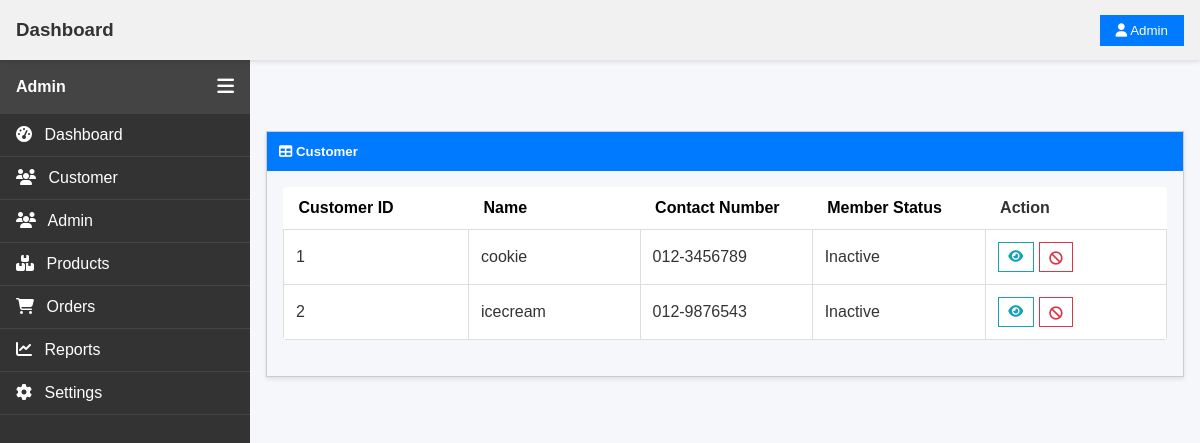
Screenshot of /pages/admin/view_customer.php (signed in) with the database file from the repository.
### tables this page shows
CREATE TABLE `user` (
  `userID` int(11) NOT NULL,
  `username` varchar(255) NOT NULL,
  `passwordHash` varchar(255) NOT NULL,
  `address` text DEFAULT NULL,
  `birthdate` date DEFAULT NULL,
  `email` varchar(255) NOT NULL,
  `phoneNo` varchar(15) DEFAULT NULL,
  `gender` enum('F','M','R') NOT NULL DEFAULT 'R' COMMENT 'F: Female. \r\nM: Male.\r\nR: Rather not say',
  `profilePic` varchar(255) DEFAULT NULL,
  `bio` varchar(1000) DEFAULT NULL,
  `memberStatus` enum('Active','Inactive','Blocked') NOT NULL
);

### pages/admin/view_customer.php (the view, shortened to what this page needs)
<?php
require '../../_base.php';
require_once  "../admin/main.php";
?>
<?php
$fields = [
    'userID' => 'Customer ID',
    'username' => 'Name',
    'phoneNo' => 'Contact Number',
    'memberStatus' => 'Member Status'
];
$sort = req('sort');
key_exists($sort,$fields)||$sort='userID';
$dir = req('dir');
in_array($dir,['asc','desc'])||$dir='asc';
$arr = $_db->query("SELECT * FROM user order by $sort $dir")->fetchAll();
?>
<div class="searchBar">
    <a href="" class="add">Add Admin</a>
</div>
<div class="main-content" style="  margin-left: var(--sidebar-width);
margin-top: 50px;
padding: 1rem;">
    <div class="container-table">
        <div class="tb-title">
            <h5 style="margin: 0;"><i class="fas fa-table"></i> Customer </h5>
        </div>
        <div style="padding: 1rem;">
            <table class="tb">
                <tr>
        <th>Action</th>
                </tr>
                <?php foreach ($arr as $c): ?>
                    <tr class="row">
                        <td class="content td"><?= $c->userID ?></td>
                        <td class="content td"><?= $c->username ?></td>
                        <td class="content td"><?= $c->phoneNo ?></td>
                        <td class="content td"><?= $c->memberStatus ?></td>
                        <td class="content td">
                            <div class="action">
                                <button class="action-btn-details" data-get="customer_detail.php?userID=<?= $c->userID ?>"><i class="fas fa-eye"></i></button>
                                <?php if ($c->memberStatus=='Inactive'||$c->memberStatus=='Active'): ?>
                                <button class="action-btn-delete" data-post="/pages/admin/blockCustomer.php?userID=<?= $c->userID ?>" data-confirm="Are you sure you want to block this user?"><i class="fas fa-ban"></i></button>
                                <?php endif ?>
                            </div>
                        </td>
                    </tr>
                <?php endforeach ?>
            </table>
        </div>
    </div>
</div>
<?php
require '../../admin_foot.php';
?>

### css/main.css (style rules this page uses)
body { margin: 0; padding: 0; font-family: Arial, sans-serif; background-color: #f8f9fa; color: #333; }
.main-content { margin-left: var(--sidebar-width); margin-top: 50px; padding: 1rem; }
.container-table { border: 1px solid #ccc; box-shadow: 0 2px 4px rgba(0,0,0,0.1); }
.tb-title { background-color: #007bff; color: #fff; padding: 0.75rem; }
.tb { width: 100%; border-collapse: collapse; }
.td { padding: 0.75rem; border: 1px solid #ddd; }
.action-btn-details { padding: 0.3rem 0.6rem; border: 1px solid #17a2b8; background: none; cursor: pointer; color: #17a2b8; }
.action-btn-delete { padding: 0.3rem 0.6rem; padding-top: 8px ; border: 1px solid #dc3545; background: none; cursor: pointer; color: #dc3545; }

### css/sidebar.css (style rules this page uses)
:root { --sidebar-width: 250px; --topbar-height: 60px; }

### css/admin.css (style rules this page uses)
* { box-sizing: border-box; }
:root { --side-container-width: 150px; }
body { margin: 0; font-family: Arial, sans-serif; }
.main-content { margin-left: var(--sidebar-width); margin-top: 50px; padding: 1rem; }
.container-table { border: 1px solid #ccc; box-shadow: 0 2px 4px rgba(0,0,0,0.1); }
.tb-title { background-color: #007bff; color: #fff; padding: 0.75rem; }
.tb { width: 100%; border-collapse: collapse; }
.td { padding: 0.75rem; border: 1px solid #ddd; }
.action-btn-details { padding: 0.3rem 0.6rem; border: 1px solid #17a2b8; background: none; cursor: pointer; color: #17a2b8; }
.action-btn-delete { padding: 0.3rem 0.6rem; padding-top: 8px ; border: 1px solid #dc3545; background: none; cursor: pointer; color: #dc3545; }

### css/admin_product.css (style rules this page uses)
* { margin: 0; padding: 0; box-sizing: border-box; }
body { font-family: Arial, sans-serif; background-color: #f5f7fa; color: #333; }
table { width: 100%; border-collapse: collapse; background-color: #fff; margin-bottom: 20px; border-radius: 4px; overflow: hidden; }
table th, table td { padding: 12px 15px; text-align: left; border-bottom: 1px solid #ddd; }
table th { font-weight: 600; }

### css/admin_customer.css (style rules this page uses)
.content { width: 80vw; }
.searchBar { height: 40px; margin:25px 5px; text-align: end; }
.action { display: flex; gap: 5px; }
td,th { padding: 10px 10px; }

### rows the page displays
user: userID "1", username "cookie", phoneNo "012-3456789", memberStatus "Inactive"
user: userID "2", username "icecream", phoneNo "012-9876543", memberStatus "Inactive"

### other values shown
$v "Customer ID"
$v "Name"
$v "Contact Number"
$v "Member Status"
